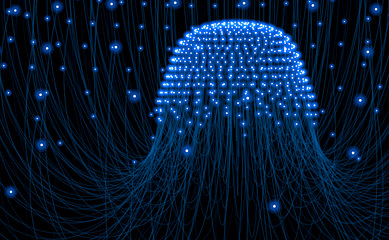
#> input picture src/img/9/medusa.jpg, 389 x 240 px
$ python 2_traslacion.py
#> lines starting #> are read from the running program, lines starting #| are printed output that depends on the picture
"""
Una traslación es el desplazamiento de la posición de un objeto. Si se conoce
la magnitud del desplazamiento (t_x,t_y) en las direcciones x e y,
respectivamente,  se puede escribir la matriz de transformación M como:
    | 1| 0|tx|
M = |--|--|--|
    |0 | 1|ty|
"""

import numpy as np
import cv2

img = cv2.imread("../src/img/9/medusa.jpg", 0)
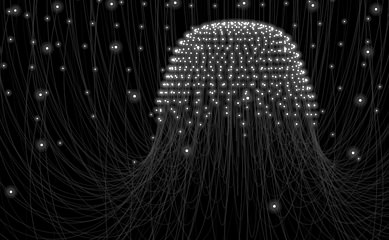
#> img: shape (240, 389); min 0, max 255, mean 22.3
# se obtienen las dimensiones
rows, cols = img.shape
#> rows = 240; cols = 389
# la trasladamos 30 en x & 60 en y
M = np.float32([[1, 0, 30], [0, 1, 60]])

res = cv2.warpAffine(img, M, (cols, rows))
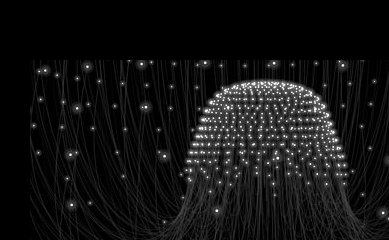
#> res: shape (240, 389); min 0, max 255, mean 18.7

cv2.imshow("Original", img)
cv2.imshow("Resultado", res)

cv2.waitKey(0)
cv2.destroyAllWindows()
